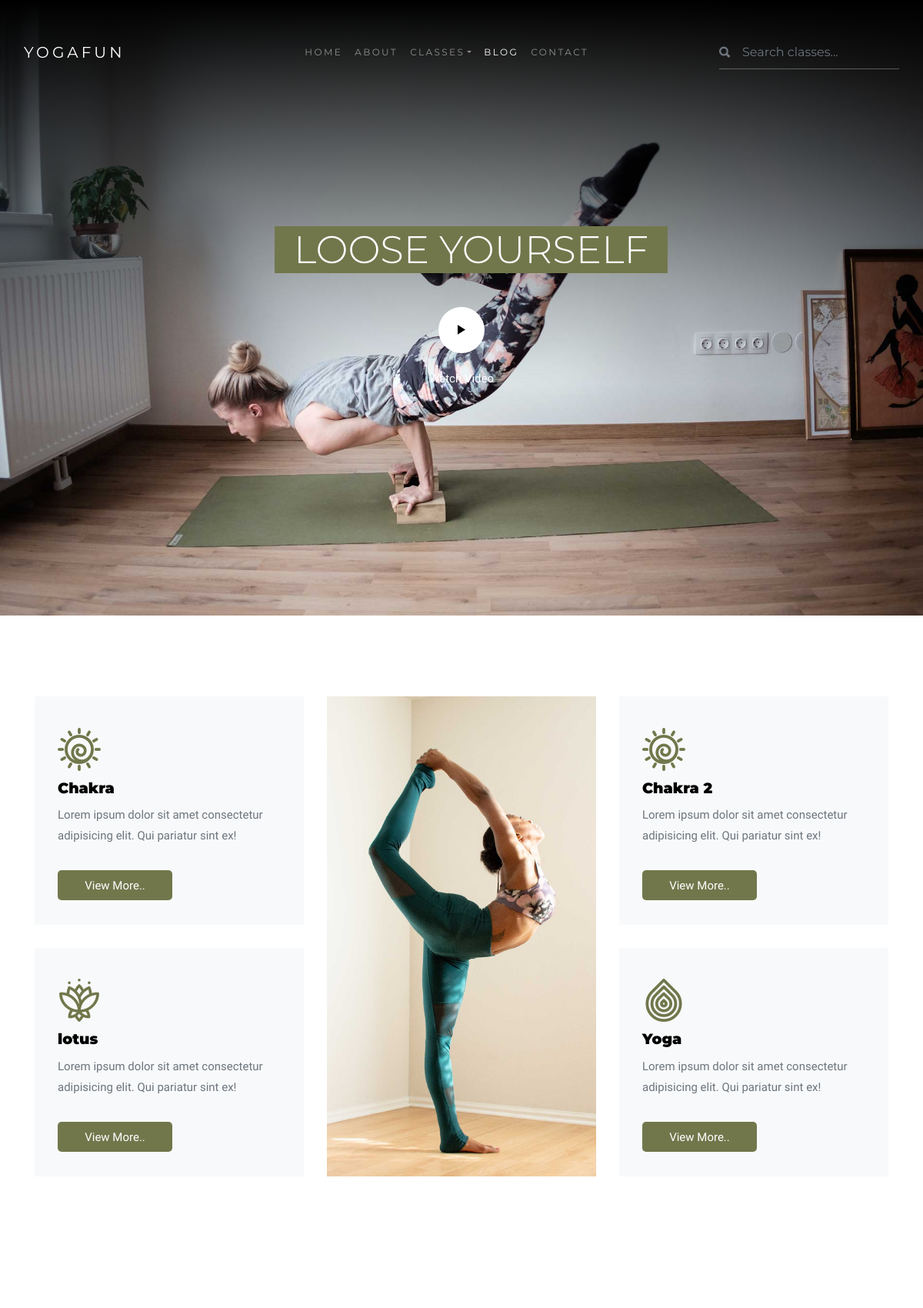
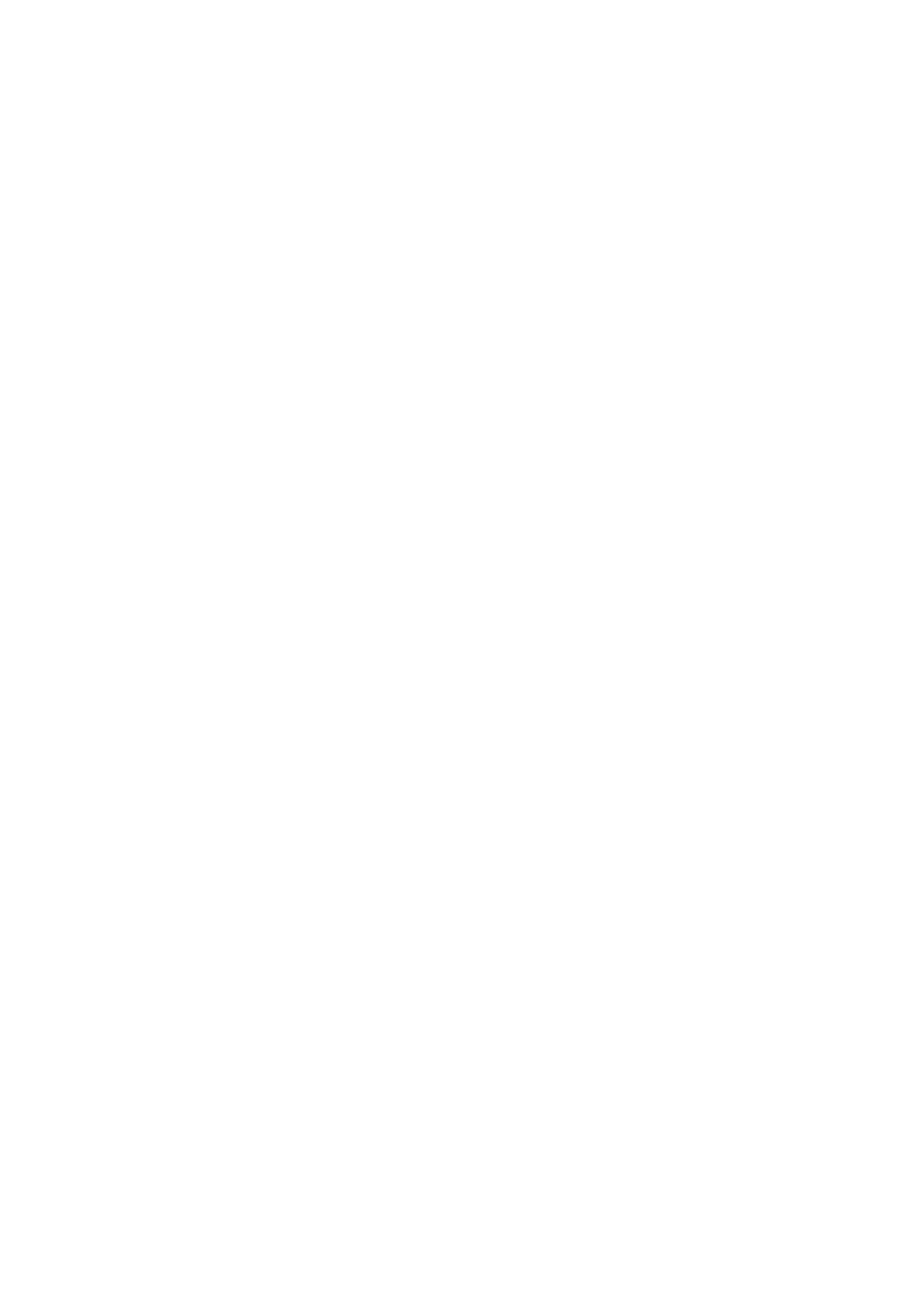
The page / (upper part) on the database its author committed (2 pictures, top to bottom).
### website/models.py (models this page shows, shortened)
class Banner(models.Model):
    image = models.ImageField(null=True, blank=True)
    heading = models.CharField(max_length=100, null=True, blank=True)
    video = models.CharField(max_length=300, null=True, blank=True)

class MiddleImage(models.Model):
    image = models.ImageField(null=True, blank=True)

class Category(models.Model):
    icon_name = models.CharField(max_length=100, null=True, blank=True)
    heading = models.CharField(max_length=100, null=True, blank=True)
    description = models.TextField(default = 'describe here')
    image = models.ImageField(null=True, blank=True)

### website/views.py (the view)
# urls.py: path('', views.IndexView.as_view(), name='index' ),
class IndexView(TemplateView):
    template_name = 'index.html'
    def get_context_data(self, *args, **kwargs):
        context = super(IndexView, self).get_context_data(**kwargs)
        context['banner_image'] = Banner.objects.last()
        context['banner_heading'] = Banner.objects.last()
        context['banner_video'] = Banner.objects.last()
        context['middle_image'] = MiddleImage.objects.last()
        context['category'] = Category.objects.all()
        context['yoga_benefits'] = YogaBenefits.objects.last()
        context['more_yoga_benefits'] = MoreYogaBenefits.objects.last()
        context['about_classes'] = AboutClasses.objects.last()
        context['class_details'] = ClassDetails.objects.all()
        context['testomonial'] = Testomonial.objects.all()
        context['features'] = Features.objects.all()
        context['blog_single'] = BlogSingle.objects.all()
        context['blog'] = AboutBlog.objects.last()
        return context

### website/context_processors.py (called while the page is built)
def footer_context(request, *args, **kwargs):
    subscribe_description = SubscribeDescription.objects.last()
    our_information = OurInformation.objects.last()
    classtype = ClassType.objects.all()
    context = {'subscribe_description':subscribe_description, 'our_information':our_information, 'classtype':classtype}
    return context

### templates/index.html (shortened to what this page needs)
{% extends 'base.html' %}
{% load staticfiles %}
{% block content %}
    <div class="slider-item" style="background-image: url({{banner_image.image.url}});">
      <div class="container">
        <div class="row slider-text align-items-center justify-content-center">
          <div class="col-lg-9 text-center col-sm-12 element-animate">
            <h1 class="mb-4"><span>{{banner_heading.heading}}</span></h1>
            <div class="btn-play-wrap mx-auto"><p class="mb-4"><a href="{{banner_video.video}}" data-fancybox data-ratio="2" class="btn-play"><span class="ion ion-ios-play"></span></a></p></div>
            <span>Watch Video</span>
          </div>
        </div>
      </div>
    </div>
    <div class="section">
      <div class="container">
        <div class="row align-items-stretch">
          <div class="col-lg-4 order-lg-3">
            <div class="scaling-image h-100"><div class="frame h-100"><div class="feature-img-bg h-100" style="background-image: url({{middle_image.image.url}});"></div></div></div>
          </div>
          <div class="col-md-6 col-lg-4 feature-1-wrap d-md-flex flex-md-column order-lg-1" >
            <div class="feature-1 d-md-flex">
              <div class="align-self-center">
                <span class="flaticon-{{category.0.icon_name}} display-4 text-primary"></span>
                <h3>{{category.0.heading}} </h3>
                <p>{{category.0.description|truncatechars:200}}</p>
                <div class="yoga__traning__btn">
                  <a href="{% url 'content' category.0.pk %}">View More..</a>
                </div>
              </div>
            </div>
            <div class="feature-1 d-md-flex">
              <div class="align-self-center">
                <span class="flaticon-lotus display-4 text-primary"></span>
                <h3>{{category.1.heading}}</h3>
                <p>{{category.1.description|truncatechars:200}}</p>
                <div class="yoga__traning__btn">
                  <a href="{% url 'content' category.1.pk %}">View More..</a>
                </div>
              </div>
            </div>
          </div>
          <div class="col-md-6 col-lg-4 feature-1-wrap d-md-flex flex-md-column order-lg-3" >
            <div class="feature-1 d-md-flex">
              <div class="align-self-center">
                <span class="flaticon-{{category.2.icon_name}} display-4 text-primary"></span>
                <h3>{{category.2.heading}}</h3>
                <p>{{category.2.description|truncatechars:200}}</p>
                <div class="yoga__traning__btn">
                  <a href="{% url 'content' category.2.pk %}">View More..</a>
                </div>
              </div>
            </div>
            <div class="feature-1 d-md-flex">
              <div class="align-self-center">
                <span class="flaticon-{{ category.3.icon_name}} display-4 text-primary"></span>
                <h3>{{category.3.heading}}</h3>
                <p>{{category.3.description|truncatechars:200}}</p>
                <div class="yoga__traning__btn">
                  <a href="{% url 'content' category.3.pk %}">View More..</a>
                </div>
              </div>
            </div>
          </div>
        </div>
      </div>
    </div>
    {% endblock %}

### rows shown on the page
Banner: image (picture), heading "LOOSE YOURSELF"
MiddleImage: image (picture)
Category: heading "Chakra", description "Lorem ipsum dolor sit amet consectetur adipisicing elit. Qui pariatur sint ex!"
Category: heading "lotus", description "Lorem ipsum dolor sit amet consectetur adipisicing elit. Qui pariatur sint ex!"
Category: heading "Chakra 2", description "Lorem ipsum dolor sit amet consectetur adipisicing elit. Qui pariatur sint ex!"
Category: heading "Yoga", description "Lorem ipsum dolor sit amet consectetur adipisicing elit. Qui pariatur sint ex!"
